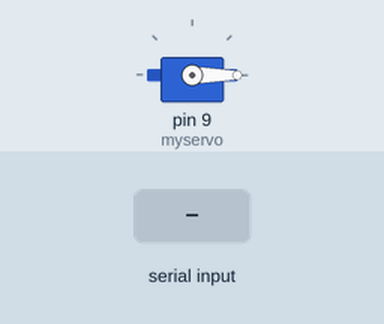
This sketch was run on a simulated Arduino Uno, built with avr-gcc and run on an emulated ATmega328P. On the bench: servo. Inputs (shaded band) come from the test bench.

Above: at 1.2 s.
1.3 s: "on\n" received over Serial
At 2.07 s:
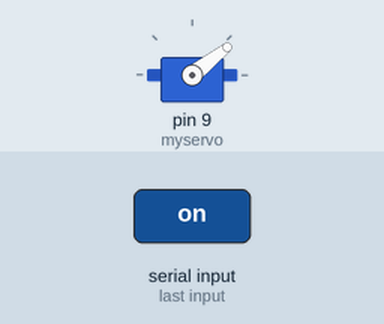
Timing chart, 0 to 4.3 s (numbered marks = the images above; inputs shaded):
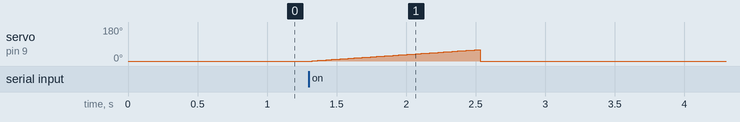

Measured:
- after the input at 1.3 s, servo on pin 9 (myservo): rises from 0° to 60° in 1.2 s, then falls to 0° in 0.02 s

The sketch:

INO.ino
```cpp
int buttonState;
int buttonPin;
int ledPin;
int i;
int count = 0;
String str;
#include <Servo.h>
Servo myservo;
void setup() {
  myservo.attach(9);
  Serial.begin(9600);
  myservo.write(0);
}

void loop() {

  if (Serial.available()) {
    // 讀取傳入的字串直到"\n"結尾
    str = Serial.readStringUntil('\n');

    if (str == "on" && count == 0) {
      count++;
      for(int i = 0; i <= 60; i+=1){
          myservo.write(i); // 使用write，傳入角度，從0度轉到180度
          delay(20);
          str="off";
          myservo.write(0);
       }
    }
 }
}
```
